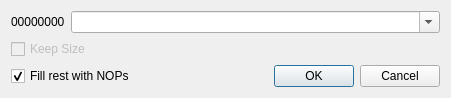
<?xml version="1.0" encoding="UTF-8"?>
<ui version="4.0">
 <author>Evan Teran</author>
 <class>DialogAssembler</class>
 <widget class="QDialog" name="DialogAssembler">
  <property name="geometry">
   <rect>
    <x>0</x>
    <y>0</y>
    <width>451</width>
    <height>87</height>
   </rect>
  </property>
  <property name="windowTitle">
   <string>Assembler</string>
  </property>
  <layout class="QGridLayout" name="gridLayout">
   <item row="0" column="0" colspan="2">
    <layout class="QHBoxLayout" name="horizontalLayout">
     <item>
      <widget class="QLabel" name="address">
       <property name="sizePolicy">
        <sizepolicy hsizetype="Maximum" vsizetype="Preferred">
         <horstretch>0</horstretch>
         <verstretch>0</verstretch>
        </sizepolicy>
       </property>
       <property name="text">
        <string>00000000</string>
       </property>
      </widget>
     </item>
     <item>
      <widget class="QComboBox" name="assembly">
       <property name="editable">
        <bool>true</bool>
       </property>
      </widget>
     </item>
    </layout>
   </item>
   <item row="1" column="0">
    <widget class="QCheckBox" name="keepSize">
     <property name="enabled">
      <bool>false</bool>
     </property>
     <property name="text">
      <string>Keep Size</string>
     </property>
     <property name="checked">
      <bool>false</bool>
     </property>
    </widget>
   </item>
   <item row="2" column="0">
    <widget class="QCheckBox" name="fillWithNOPs">
     <property name="text">
      <string>Fill rest with NOPs</string>
     </property>
     <property name="checked">
      <bool>true</bool>
     </property>
    </widget>
   </item>
   <item row="2" column="1">
    <widget class="QDialogButtonBox" name="buttonBox">
     <property name="standardButtons">
      <set>QDialogButtonBox::Cancel|QDialogButtonBox::Ok</set>
     </property>
    </widget>
   </item>
  </layout>
 </widget>
 <resources/>
 <connections>
  <connection>
   <sender>buttonBox</sender>
   <signal>accepted()</signal>
   <receiver>DialogAssembler</receiver>
   <slot>accept()</slot>
   <hints>
    <hint type="sourcelabel">
     <x>347</x>
     <y>55</y>
    </hint>
    <hint type="destinationlabel">
     <x>351</x>
     <y>59</y>
    </hint>
   </hints>
  </connection>
  <connection>
   <sender>buttonBox</sender>
   <signal>rejected()</signal>
   <receiver>DialogAssembler</receiver>
   <slot>reject()</slot>
   <hints>
    <hint type="sourcelabel">
     <x>119</x>
     <y>55</y>
    </hint>
    <hint type="destinationlabel">
     <x>125</x>
     <y>59</y>
    </hint>
   </hints>
  </connection>
 </connections>
</ui>
